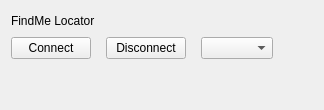
          <widget class="QWidget" name="tabFINDMEL">
           <attribute name="title">
            <string>Find Me</string>
           </attribute>
           <layout class="QGridLayout" name="gridLayout_14" columnstretch="1,1,2,4">
            <property name="horizontalSpacing">
             <number>15</number>
            </property>
            <item row="1" column="1">
             <widget class="QPushButton" name="btnFINDMELDisconnect">
              <property name="text">
               <string>Disconnect</string>
              </property>
             </widget>
            </item>
            <item row="1" column="2">
             <widget class="QComboBox" name="cbFINDMELLevel"/>
            </item>
            <item row="1" column="0">
             <widget class="QPushButton" name="btnFINDMELConnect">
              <property name="contextMenuPolicy">
               <enum>Qt::DefaultContextMenu</enum>
              </property>
              <property name="text">
               <string>Connect</string>
              </property>
             </widget>
            </item>
            <item row="2" column="0">
             <spacer name="verticalSpacer_9">
              <property name="orientation">
               <enum>Qt::Vertical</enum>
              </property>
              <property name="sizeHint" stdset="0">
               <size>
                <width>20</width>
                <height>40</height>
               </size>
              </property>
             </spacer>
            </item>
            <item row="1" column="3">
             <spacer name="horizontalSpacer_13">
              <property name="orientation">
               <enum>Qt::Horizontal</enum>
              </property>
              <property name="sizeHint" stdset="0">
               <size>
                <width>40</width>
                <height>20</height>
               </size>
              </property>
             </spacer>
            </item>
            <item row="0" column="0" colspan="3">
             <layout class="QHBoxLayout" name="horizontalLayout_22">
              <item>
               <widget class="QLabel" name="label_45">
                <property name="text">
                 <string>FindMe Locator</string>
                </property>
               </widget>
              </item>
              <item>
               <spacer name="horizontalSpacer_12">
                <property name="orientation">
                 <enum>Qt::Horizontal</enum>
                </property>
                <property name="sizeHint" stdset="0">
                 <size>
                  <width>40</width>
                  <height>20</height>
                 </size>
                </property>
               </spacer>
              </item>
             </layout>
            </item>
           </layout>
          </widget>
